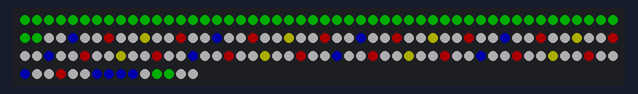
This program was run on a simulated Arduino Uno, built with avr-gcc and run on an emulated ATmega328P. On the bench: 165 RGB LEDs in strip order, left to right, continuing on the next row. Dim RGB values are drawn brighter than linear; the local clock reads 2024-03-15 10:24:30 at power-on unless the program sets it; what the program prints to the serial monitor is not drawn.

Above: at 0.7 s.

The program:

main.cpp
```cpp
// A basic everyday NeoPixel strip test program.

// NEOPIXEL BEST PRACTICES for most reliable operation:
// - Add 1000 uF CAPACITOR between NeoPixel strip's + and - connections.
// - MINIMIZE WIRING LENGTH between microcontroller board and first pixel.
// - NeoPixel strip's DATA-IN should pass through a 300-500 OHM RESISTOR.
// - AVOID connecting NeoPixels on a LIVE CIRCUIT. If you must, ALWAYS
//   connect GROUND (-) first, then +, then data.
// - When using a 3.3V microcontroller with a 5V-powered NeoPixel strip,
//   a LOGIC-LEVEL CONVERTER on the data line is STRONGLY RECOMMENDED.
// (Skipping these may work OK on your workbench but can fail in the field)

#include <Adafruit_NeoPixel.h>
#ifdef __AVR__
 #include <avr/power.h> // Required for 16 MHz Adafruit Trinket
#endif
// Date and time functions using a DS1307 RTC connected via I2C and Wire lib
#include "RTClib.h"

RTC_DS1307 rtc;

// Which pin on the Arduino is connected to the NeoPixels?
// On a Trinket or Gemma we suggest changing this to 1:
#define LED_PIN   6

// How many NeoPixels are attached to the Arduino?
#define LED_COUNT 165

// Set BRIGHTNESS to about 1/5 (max = 255)
#define BRIGHTNESS 50

// Declare our NeoPixel strip object:
Adafruit_NeoPixel strip(LED_COUNT, LED_PIN, NEO_GRB + NEO_KHZ800);
// Argument 1 = Number of pixels in NeoPixel strip
// Argument 2 = Arduino pin number (most are valid)
// Argument 3 = Pixel type flags, add together as needed:
//   NEO_KHZ800  800 KHz bitstream (most NeoPixel products w/WS2812 LEDs)
//   NEO_KHZ400  400 KHz (classic 'v1' (not v2) FLORA pixels, WS2811 drivers)
//   NEO_GRB     Pixels are wired for GRB bitstream (most NeoPixel products)
//   NEO_RGB     Pixels are wired for RGB bitstream (v1 FLORA pixels, not v2)
//   NEO_RGBW    Pixels are wired for RGBW bitstream (NeoPixel RGBW products)

struct Config {
  // total LEDs
  int total = LED_COUNT;

  // main clock
  int totalHours = 13;
  int hoursStart = 6;
  int intervalHours = 12;
  int intervalHalves = intervalHours / 2;
  int intervalQuarters = intervalHours / 4;
  int clockStart = 0;
  int clockEnd = totalHours * intervalHours;

  // minutes counter
  int intervalMinutes = 5;
  int minutesStart = clockEnd;
  int minutesEnd = minutesStart + intervalMinutes;

  // seconds counter
  int intervalSeconds = 4;
  int secondsRepresentation = 15;
  int secondsStart = minutesEnd;
  int secondsEnd = secondsStart + intervalSeconds;

  // colors
  uint32_t colorTicksHours     = Adafruit_NeoPixel::Color(255, 255,   0); // yellow
  uint32_t colorTicksHalves    = Adafruit_NeoPixel::Color(  0,   0, 255); // blue
  uint32_t colorTicksQuarters  = Adafruit_NeoPixel::Color(255,   0,   0); // red
  uint32_t colorFuture         = Adafruit_NeoPixel::Color(255, 255, 255); // white
  uint32_t colorPast           = Adafruit_NeoPixel::Color(  0, 255,   0); // green
  uint32_t colorCounterMinutes = Adafruit_NeoPixel::Color(  0,   0, 255); // blue
  uint32_t colorCounterSeconds = Adafruit_NeoPixel::Color(  0, 255,   0); // green

  uint32_t colors[LED_COUNT];
};

Config cfg;
DateTime now;
DateTime last;
bool alreadyOff = false;

DateTime getNow(RTC_DS1307);
int getHours(DateTime);
int getMinutes(DateTime);
int getSeconds(DateTime);
void initColors(Config *);
void logConfig(Config *);
bool inClockRange(Config *, int);
void renderTime(Config *, DateTime);

void colorWipe(uint32_t, int);
void theaterChase(uint32_t, int);

// setup() function -- runs once at startup --------------------------------

void setup() {
  Serial.begin(9600);

#ifndef ESP8266
  while (!Serial); // wait for serial port to connect. Needed for native USB
#endif

  if (! rtc.begin()) {
    Serial.println("Couldn't find RTC");
    Serial.flush();
    while (1) delay(10);
  }

  if (! rtc.isrunning()) {
    Serial.println("RTC is NOT running, let's set the time!");
    // When time needs to be set on a new device, or after a power loss, the
    // following line sets the RTC to the date & time this sketch was compiled
    rtc.adjust(DateTime(F(__DATE__), F(__TIME__)));
    // This line sets the RTC with an explicit date & time, for example to set
    // January 21, 2014 at 3am you would call:
    // rtc.adjust(DateTime(2014, 1, 21, 3, 0, 0));
  }

  // When time needs to be re-set on a previously configured device, the
  // following line sets the RTC to the date & time this sketch was compiled
  // rtc.adjust(DateTime(F(__DATE__), F(__TIME__)));
  // This line sets the RTC with an explicit date & time, for example to set
  // January 21, 2014 at 3am you would call:
  // rtc.adjust(DateTime(2014, 1, 21, 3, 0, 0));

  initColors(&cfg);
  logConfig(&cfg);

  strip.begin();           // INITIALIZE NeoPixel strip object (REQUIRED)
  strip.show();            // Turn OFF all pixels ASAP
  strip.setBrightness(BRIGHTNESS); // Set BRIGHTNESS to about 1/5 (max = 255)
}


// loop() function -- runs repeatedly as long as board is on ---------------

void loop() {
  // Fill along the length of the strip in various colors...
  //colorWipe(strip.Color(255,   0,   0), 50); // Red
  //colorWipe(strip.Color(  0, 255,   0), 50); // Green
  //colorWipe(strip.Color(  0,   0, 255), 50); // Blue

  // Do a theater marquee effect in various colors...
  //theaterChase(strip.Color(127, 127, 127), 50); // White, half brightness
  //theaterChase(strip.Color(127,   0,   0), 50); // Red, half brightness
  //theaterChase(strip.Color(  0,   0, 127), 50); // Blue, half brightness

  now = getNow(rtc);
  if (now != last) {
    if (inClockRange(&cfg, getHours(now))) {
      renderTime(&cfg, now);
      strip.show();
      alreadyOff = false;
    } else {
      Serial.println("not in clock range!");
      if (!alreadyOff) {
        for (int i = cfg.clockStart; i < cfg.total; i++) {
          strip.clear();
          strip.show();
        }
        alreadyOff = true;
      }
    }
    last = now;
    }
}

DateTime getNow(RTC_DS1307 rtc) {
  return rtc.now();
}

int getHours(DateTime dateTime)   { return dateTime.hour();   }
int getMinutes(DateTime dateTime) { return dateTime.minute(); }
int getSeconds(DateTime dateTime) { return dateTime.second(); }

void initColors(Config *cfg) {
  // initialize colors
  for (int i = cfg->clockStart; i < cfg->clockEnd; i++) {
    if (i % cfg->intervalHours == 0) {
      cfg->colors[i] = cfg->colorTicksHours;
    } else if (i % cfg->intervalHalves == 0) {
      cfg->colors[i] = cfg->colorTicksHalves;
    } else if (i % cfg->intervalQuarters == 0) {
      cfg->colors[i] = cfg->colorTicksQuarters;
    } else {
      cfg->colors[i] = cfg->colorFuture;
    }
  }

  for (int i = cfg->minutesStart; i < cfg->minutesEnd; i++) {
    cfg->colors[i] = cfg->colorFuture;
  }

  for (int i = cfg->secondsStart; i < cfg->secondsEnd; i++) {
    cfg->colors[i] = cfg->colorFuture;
  }
}

void logConfig(Config *cfg) {
  Serial.print("                total: ");
  Serial.println(cfg->total                );
  Serial.print("           totalHours: ");
  Serial.println(cfg->totalHours           );
  Serial.print("           hoursStart: ");
  Serial.println(cfg->hoursStart           );
  Serial.print("        intervalHours: ");
  Serial.println(cfg->intervalHours        );
  Serial.print("       intervalHalves: ");
  Serial.println(cfg->intervalHalves       );
  Serial.print("     intervalQuarters: ");
  Serial.println(cfg->intervalQuarters     );
  Serial.print("           clockStart: ");
  Serial.println(cfg->clockStart           );
  Serial.print("             clockEnd: ");
  Serial.println(cfg->clockEnd             );
  Serial.print("      intervalMinutes: ");
  Serial.println(cfg->intervalMinutes      );
  Serial.print("         minutesStart: ");
  Serial.println(cfg->minutesStart         );
  Serial.print("           minutesEnd: ");
  Serial.println(cfg->minutesEnd           );
  Serial.print("      intervalSeconds: ");
  Serial.println(cfg->intervalSeconds      );
  Serial.print("secondsRepresentation: ");
  Serial.println(cfg->secondsRepresentation);
  Serial.print("         secondsStart: ");
  Serial.println(cfg->secondsStart         );
  Serial.print("           secondsEnd: ");
  Serial.println(cfg->secondsEnd           );
  Serial.print("      colorTicksHours: ");
  Serial.println(cfg->colorTicksHours      );
  Serial.print("     colorTicksHalves: ");
  Serial.println(cfg->colorTicksHalves     );
  Serial.print("   colorTicksQuarters: ");
  Serial.println(cfg->colorTicksQuarters   );
  Serial.print("          colorFuture: ");
  Serial.println(cfg->colorFuture          );
  Serial.print("            colorPast: ");
  Serial.println(cfg->colorPast            );
  Serial.print("  colorCounterMinutes: ");
  Serial.println(cfg->colorCounterMinutes  );
  Serial.print("  colorCounterSeconds: ");
  Serial.println(cfg->colorCounterSeconds  );
}

void logTime(DateTime dateTime) {
  Serial.print(getHours(dateTime), DEC);
  Serial.print(':');
  Serial.print(getMinutes(dateTime), DEC);
  Serial.print(':');
  Serial.print(getSeconds(dateTime), DEC);
  Serial.println();
}

bool inClockRange(Config *cfg, int hours) {
  return hours >= cfg->hoursStart && hours < (cfg->hoursStart + cfg->totalHours);
}

void renderTime(Config *cfg, DateTime dateTime) {
  logTime(dateTime);

  int hours   = getHours(dateTime);
  int minutes = getMinutes(dateTime);
  int seconds = getSeconds(dateTime);

  int currentTimeIndex = cfg->clockStart;
  currentTimeIndex += (hours - cfg->hoursStart) * cfg->intervalHours;
  currentTimeIndex += minutes / cfg->intervalMinutes;

  int currentMinuteIndex = cfg->minutesStart;
  currentMinuteIndex += minutes % cfg->intervalMinutes;

  int currentSecondIndex = cfg->secondsStart;
  currentSecondIndex += seconds / cfg->secondsRepresentation;

  for (int i = cfg->clockStart; i < cfg->clockEnd; i++) {
    if (i < currentTimeIndex) {
      strip.setPixelColor(i, cfg->colorPast);
    } else {
      strip.setPixelColor(i, cfg->colors[i]);
    }
  }

  for (int i = cfg->minutesStart; i < cfg->minutesEnd; i++) {
    if (i < currentMinuteIndex) {
      strip.setPixelColor(i, cfg->colorCounterMinutes);
    } else {
      strip.setPixelColor(i, cfg->colors[i]);
    }
  }

  for (int i = cfg->secondsStart; i < cfg->secondsEnd; i++) {
    if (i < currentSecondIndex) {
      strip.setPixelColor(i, cfg->colorCounterSeconds);
    } else {
      strip.setPixelColor(i, cfg->colors[i]);
    }
  }
}

// Some functions of our own for creating animated effects -----------------

// Fill strip pixels one after another with a color. Strip is NOT cleared
// first; anything there will be covered pixel by pixel. Pass in color
// (as a single 'packed' 32-bit value, which you can get by calling
// strip.Color(red, green, blue) as shown in the loop() function above),
// and a delay time (in milliseconds) between pixels.
void colorWipe(uint32_t color, int wait) {
  for(int i=0; i<strip.numPixels(); i++) { // For each pixel in strip...
    strip.setPixelColor(i, color);         //  Set pixel's color (in RAM)
    strip.show();                          //  Update strip to match
    delay(wait);                           //  Pause for a moment
  }
}

// Theater-marquee-style chasing lights. Pass in a color (32-bit value,
// a la strip.Color(r,g,b) as mentioned above), and a delay time (in ms)
// between frames.
void theaterChase(uint32_t color, int wait) {
  for(int a=0; a<10; a++) {  // Repeat 10 times...
    for(int b=0; b<3; b++) { //  'b' counts from 0 to 2...
      strip.clear();         //   Set all pixels in RAM to 0 (off)
      // 'c' counts up from 'b' to end of strip in steps of 3...
      for(int c=b; c<strip.numPixels(); c += 3) {
        strip.setPixelColor(c, color); // Set pixel 'c' to value 'color'
      }
      strip.show(); // Update strip with new contents
      delay(wait);  // Pause for a moment
    }
  }
}
```
